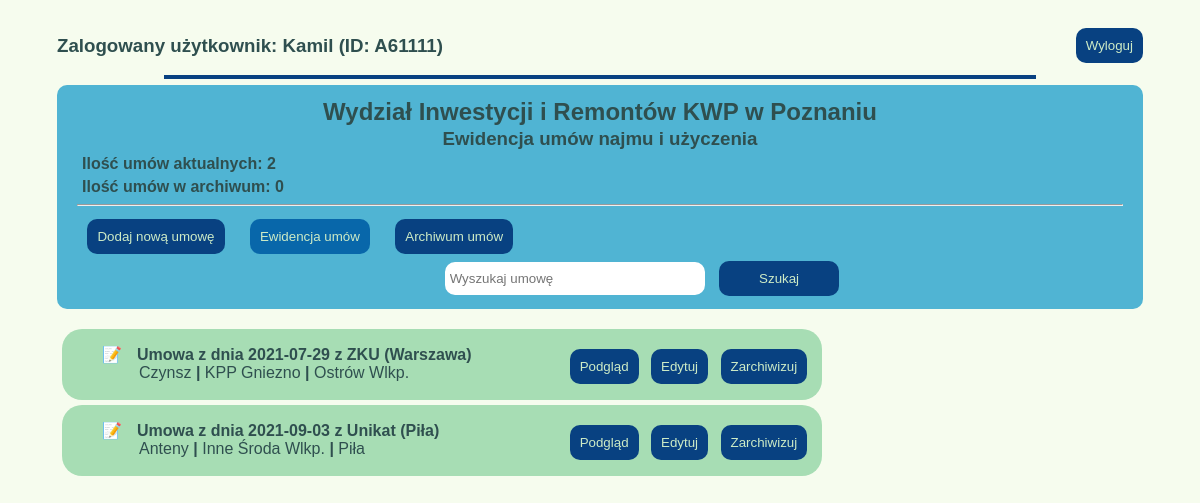
Page /umowy/ewidencja/ (signed in) on the committed database.
### umowyapp/models.py (models this page shows)
class Umowa(models.Model):
    data_umowy = models.DateField(null=False)
    nr_umowy = models.CharField(max_length=20, blank=True, default="BRAK")
    podstawa_prawna = models.ForeignKey(Podstawa_prawna, on_delete=models.CASCADE, blank=True)
    nazwa_uzyczajacego = models.CharField(max_length=30, null=True)
    adres_uzyczajacego = models.CharField(max_length=30, null=True)
    kod_pocztowy_uzyczajacego = models.CharField(max_length=6, null=True)
    miasto_uzyczajacego = models.CharField(max_length=20, null=True)
    okres_obowiazywania = models.DateField(blank=True, default="")
    typ_umowy = models.ForeignKey(Rodzaj_umowy, on_delete=models.CASCADE)
    pow_uzyczona = models.DecimalField(max_digits=4, decimal_places=2, null=True, blank=True)
    rodzaj_kosztow_prad = models.BooleanField()
    informacje_prad = models.TextField(blank=True, default="")
    rodzaj_kosztow_gaz = models.BooleanField()
    informacje_gaz = models.TextField(blank=True, default="")
    rodzaj_kosztow_woda = models.BooleanField()
    informacje_woda = models.TextField(blank=True, default="")
    rodzaj_kosztow_co = models.BooleanField()
    informacje_co = models.TextField(blank=True, default="")
    powiaty_jedn = models.ForeignKey(Powiaty_Wlkp, on_delete=models.CASCADE)
    rodzaj_jedn = models.ForeignKey(Rodzaje_jednostek, on_delete=models.CASCADE)
    adres_jedn = models.CharField(max_length=30, null=True)
    miasto_jedn = models.CharField(max_length=20, null=True)
    kod_pocztowy_jedn = models.CharField(max_length=6, null=True)
    skan_umowy = models.FileField(upload_to='umowy_pdf', null=True, blank=True)
    stan_umowy = models.ForeignKey(Stan_umow, on_delete=models.CASCADE, blank=False, default=1)
    uwagi = models.TextField(blank=True, default="")
    deleted = models.BooleanField(null=False, default=0)
    created = models.DateTimeField(auto_now_add=True)
    modified = models.DateTimeField(auto_now=True)
    autor = models.ForeignKey("auth.User", on_delete=models.CASCADE)
    def __str__(self):
        return self.umowa_z_data()
    def umowa_z_data(self):
        return "Umowa z dnia {} z {} ({})".format(self.data_umowy, self.nazwa_uzyczajacego, self.miasto_uzyczajacego)

class Rodzaj_umowy(models.Model):
    rodz_um = models.CharField(max_length=6, default="Czynsz")
    def __str__(self):
        return self.rodzaj_um()
    def rodzaj_um(self):
        return "{}".format(self.rodz_um)

class Rodzaje_jednostek(models.Model):
    rodzaj = models.CharField(max_length=4, null=False)
    def __str__(self):
        return self.rodzaj_jedn()
    def rodzaj_jedn(self):
        return "{}".format(self.rodzaj)

class Powiaty_Wlkp(models.Model):
    powiat = models.CharField(max_length=12, null=False)
    def __str__(self):
        return self.powiat_jedn()
    def powiat_jedn(self):
        return "{}".format(self.powiat)

### umowyapp/views.py (the view)
# urls.py: path('ewidencja/', wszystkie_umowy, name="wszystkie_umowy"),
@login_required
def wszystkie_umowy(request):
    wszystkie = Umowa.objects.filter(deleted=0)
    archiwalne = Umowa.objects.filter(deleted=1)
    return render(request, 'ewidencja.html', {'wszystkie': wszystkie, 'archiwalne': archiwalne})

### templates/ewidencja.html (shortened to what this page needs)
{%extends 'start.html'%}
{%block strona%}
<div class="ewidencja-title">
    <h2 class="title">Wydział Inwestycji i Remontów KWP w Poznaniu</h2>
    <h3 class="title">Ewidencja umów najmu i użyczenia</h3>
    <h4 class="info-umowy">Ilość umów aktualnych: {{wszystkie|length}}</h4>
    <h4 class="info-umowy">Ilość umów w archiwum: {{archiwalne|length}}</h4>
    <hr>
    <nav>
        <a href="{% url 'nowe_umowy'%}">
            <button class="button-general button-menu">Dodaj nową umowę</button></a>
        <a href="{% url 'wszystkie_umowy'%}">
            <button class="button-general button-menu active">Ewidencja umów</button></a>
        <a href="{% url 'archiwalne_umowy'%}">
            <button class="button-general button-menu">Archiwum umów</button></a>
        <form method="get" class="search">
            <input type="text"  placeholder="Wyszukaj umowę">
            <button class="button-general button-menu button-search" type="submit">Szukaj</button>
        </form>
    </nav>
</div>
{%for umowa in wszystkie%}
<main class="lista">
    <ul class="lista_umow">
        <li class="lista-option">
            <p class="znacznik"><b>{{umowa}} </b></p>
            <p class="info">{{umowa.typ_umowy}} <b>|</b> {{umowa.rodzaj_jedn}} {{umowa.miasto_jedn}} <b>|</b>
                {{umowa.powiaty_jedn}}</p>
        </li>
    </ul>
    <div>
        <a href="{% url 'podglad_umowy' umowa.id %}">
            <button class="button-general">Podgląd</button></a>
        <a href="{% url 'edytuj_umowe' umowa.id %}">
            <button class="button-general">Edytuj</button></a>
        <a href="{% url 'usun_umowe' umowa.id %}">
            <button class="button-general button-remove">Zarchiwizuj</button></a>
    </div>
</main>
{%endfor%}
{%endblock%}

### templates/start.html (shortened to what this page needs)
{%load static%}
<!doctype html>
<html lang="pl">
<head>
    <link rel="stylesheet" href= "{%block css%}{% static 'style.css' %}{%endblock%}">
</head>
<body>
{% if user.is_authenticated%}
<nav class="element_login">
    <h3 class="user_name">Zalogowany użytkownik: {{user.first_name}} (ID: {{user.username}})</h3>
    <a href="{%url 'logout'%}"><button class="button-logout">Wyloguj</button></a>
</nav>
{%else%}
<a href="{%url 'login'%}">Login</a>
{%endif%}
<hr class="hr">
            {%block strona%} {%endblock%}
</body>
</html>

### umowyapp/static/style.css (style rules this page uses)
body { color: #2F4F4F; background-color: hsl(85,67%,96%); padding: 1rem 1%; font-family: arial; margin: auto 45px; }
.user_name { float: left; }
.button-logout { float: right; display:inline-block; background-color: hsl(212,88%,27%); color: hsl(109,49%,85%); width: auto; margin-top: 12px; margin-left: auto; margin-right: auto; padding:10px; border-radius: 10px; border-style: none; top:50; -webkit-transition: all 1s ease; }
.hr { clear: both; border: 2px solid hsl(212,88%,27%); width: 80%; margin:0.5% auto; }
.ewidencja-title { background-color: hsl(194,60%,57%); padding: 1% 20px; border-radius: 10px; margin: 0 0 20px; }
.title { text-align:center; margin: 2px; }
.info-umowy { margin: 5px; }
.button-general { display:inline-block; background-color: hsl(212,88%,27%); color: hsl(109,49%,85%); width: auto; margin: 20px 8px auto auto; padding:10px; border-radius: 10px; border-style: none; -webkit-transition: all 1s ease; transition: all 1s ease; }
.button-menu { margin: 5px 1% 2px ; }
.active { background-color: hsl(205,91%,35%); }
.button-remove { margin-right:15px; }
.search { display:inline-block; width: 400px; text-align:right; margin: auto auto auto 35%; }
.search input { width:250px; border: solid 3px white; height:25px; border-radius: 10px; }
input, textarea, select { display:inline-block; width: 200px; border: solid 2px grey; height: 25px; border-radius: 10px; font-family: arial; }
.button-search { width:120px; margin-left:10px; }
.lista { display: flex; border-radius: 20px; border-style: none; background-color: hsl(135,44%,76%); margin: 5px; padding: auto auto; width: 70%; }
.lista_umow { list-style-type:none; flex:1; margin: auto auto 10px; }
.znacznik { margin-bottom: auto; }
.znacznik::before { content: "\1F4DD"; margin-right: 15px; }
.info { margin-left: 37px; margin-top: auto; margin-bottom: 8px; }

### rows in the picture
Umowa: data_umowy+nazwa_uzyczajacego+miasto_uzyczajacego "Umowa z dnia 2021-07-29 z ZKU (Warszawa)", typ_umowy "Czynsz", rodzaj_jedn "KPP", miasto_jedn "Gniezno", powiaty_jedn "Ostrów Wlkp."
Umowa: data_umowy+nazwa_uzyczajacego+miasto_uzyczajacego "Umowa z dnia 2021-09-03 z Unikat (Piła)", typ_umowy "Anteny", rodzaj_jedn "Inne", miasto_jedn "Środa Wlkp.", powiaty_jedn "Piła"

### other values in the picture
{{ user.first_name }} "Kamil"
{{ user.username }} "A61111"
{{ wszystkie|length }} "2"
{{ archiwalne|length }} "0"
